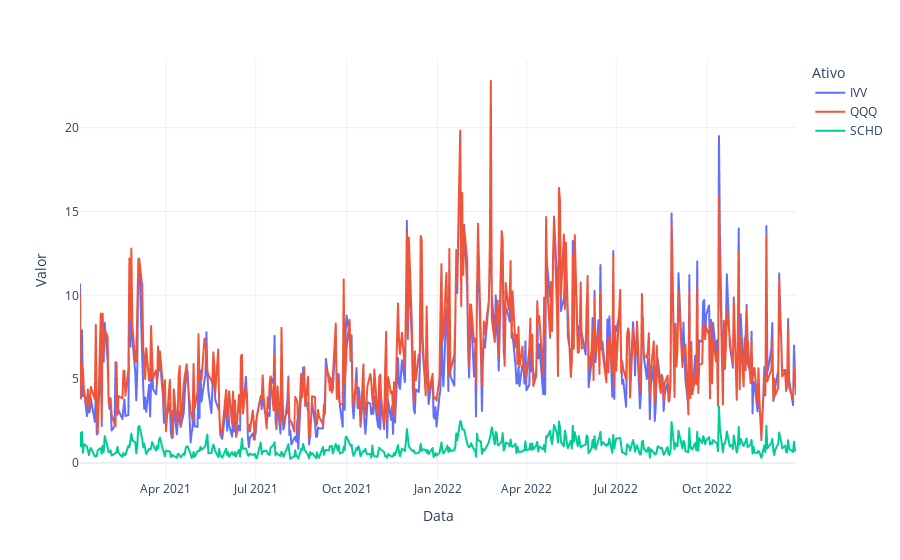

The notebook cell saved with this chart:
### Code cell
# Plotando o gráfico de amplitude
fig = px.line(spread, x="Data", y="Valor", color='Ativo', template='plotly_white')
fig.show()

### Figure 1 — Plotly figure (JSON) as saved in the notebook; plotly's stock layout.template omitted (floating-point values rounded to 4 significant figures; data arrays with more than 128 entries replaced by an {"elided": "..."} marker saying what was removed)
{"data": [{"hovertemplate": "Ativo=IVV<br>Data=%{x}<br>Valor=%{y}<extra></extra>", "legendgroup": "IVV", "line": {"color": "#636efa", "dash": "solid"}, "marker": {"symbol": "circle"}, "mode": "lines", "name": "IVV", "showlegend": true, "type": "scattergl", "x": {"elided": "503 str values"}, "xaxis": "x", "y": {"elided": "503 float values"}, "yaxis": "y"}, {"hovertemplate": "Ativo=QQQ<br>Data=%{x}<br>Valor=%{y}<extra></extra>", "legendgroup": "QQQ", "line": {"color": "#EF553B", "dash": "solid"}, "marker": {"symbol": "circle"}, "mode": "lines", "name": "QQQ", "showlegend": true, "type": "scattergl", "x": {"elided": "503 str values"}, "xaxis": "x", "y": {"elided": "503 float values"}, "yaxis": "y"}, {"hovertemplate": "Ativo=SCHD<br>Data=%{x}<br>Valor=%{y}<extra></extra>", "legendgroup": "SCHD", "line": {"color": "#00cc96", "dash": "solid"}, "marker": {"symbol": "circle"}, "mode": "lines", "name": "SCHD", "showlegend": true, "type": "scattergl", "x": {"elided": "503 str values"}, "xaxis": "x", "y": {"elided": "503 float values"}, "yaxis": "y"}], "layout": {"legend": {"title": {"text": "Ativo"}, "tracegroupgap": 0}, "margin": {"t": 60}, "xaxis": {"anchor": "y", "domain": [0, 1], "title": {"text": "Data"}}, "yaxis": {"anchor": "x", "domain": [0, 1], "title": {"text": "Valor"}}}}
